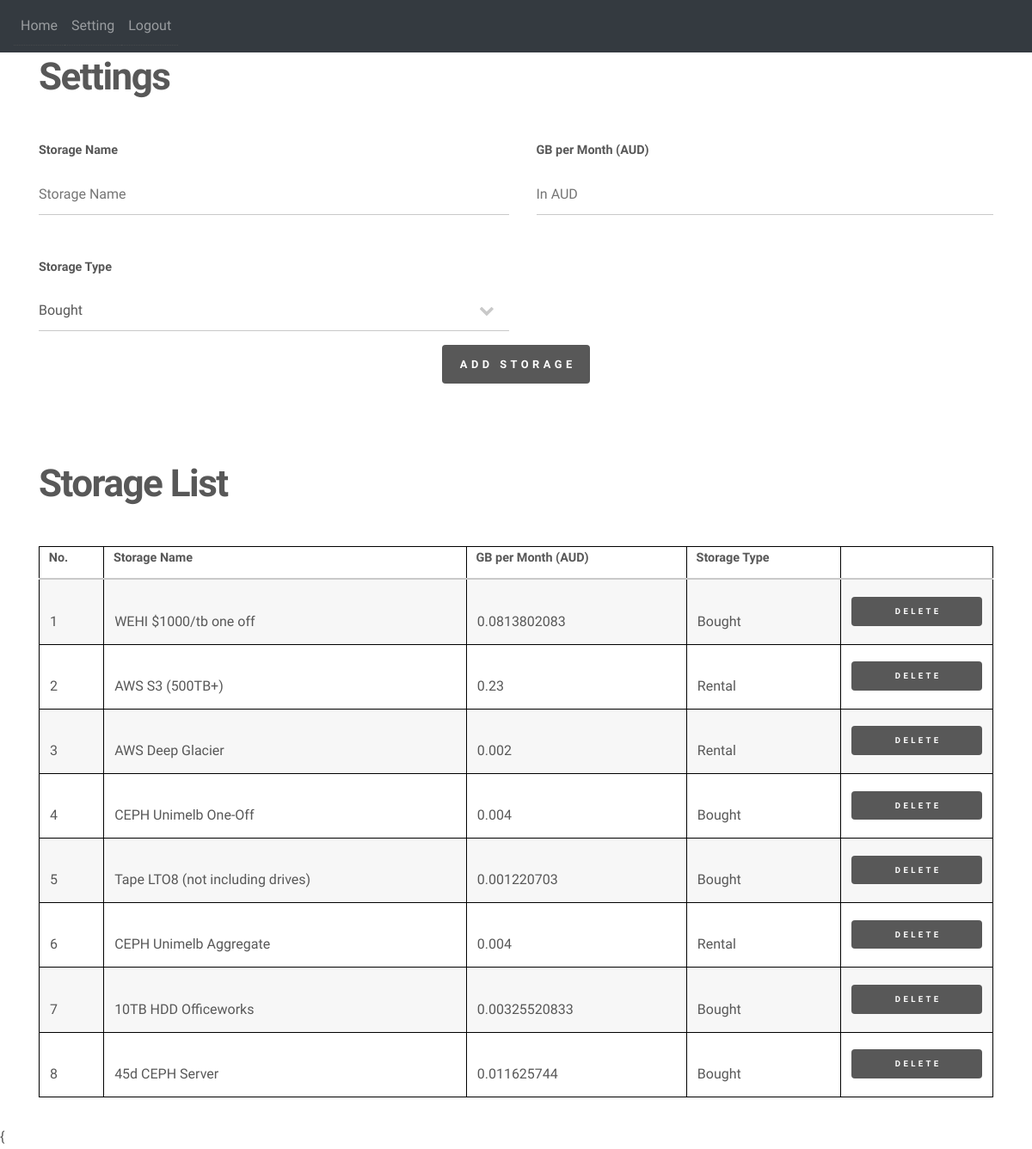
The page /setting (signed in) on the database its author committed.
### website/models.py (models this page shows)
class Storage(db.Model):
    id = db.Column(db.Integer, primary_key = True)
    name = db.Column(db.String(50))
    price = db.Column(db.Float)
    type = db.Column(db.String(15))
    user_id = db.Column(db.Integer, db.ForeignKey('user.id'))

### website/views.py (the view, shortened to what this page needs)
@views.route('/setting', methods=['GET', 'POST'])
@login_required
def setting():
    return render_template("setting.html", user=current_user)

### website/__init__.py (called while the page is built)
def create_app():
    app = Flask(__name__)
    app.config['SECRET_KEY'] = 'hjshjhdjah kjshkjdhjs'
    basedir = path.abspath(path.dirname(__file__))
    app.config['SQLALCHEMY_DATABASE_URI'] = 'sqlite:///' + path.join(basedir, 'database.db')
    db.init_app(app)
    from .views import views
    from .auth import auth
    app.register_blueprint(views, url_prefix='/')
    app.register_blueprint(auth, url_prefix='/')
    app.jinja_env.globals.update(calculate_accmult = calculate_accmult)
    app.jinja_env.globals.update(calculate_cost = calculate_cost)
    from .models import User, History
    create_database(app)
    login_manager = LoginManager()
    login_manager.login_view = 'auth.login'
    login_manager.init_app(app)
    @login_manager.user_loader
    def load_user(id):
        return User.query.get(int(id))
    return app

### website/templates/setting.html (shortened to what this page needs)
{% extends "base.html" %}
{% block content %}
<h1 align="left">Settings</h1>
<form method="POST">
  <div class="row gtr-uniform">
    <div class="col-6 col-12-xsmall form-group">
      <label for="name">Storage Name</label>
      <input type="text" name="name" id ="name" placeholder="Storage Name"/>
    </div>
    <div class = "col-6 col-12-xsmall form-group">
      <label for="price">GB per Month (AUD)</label>
      <input type="text" name="price" id=price" placeholder="In AUD"/>
    </div>
    <div class = "col-6 col-12-xsmall form-group">
      <label for = "storageType">Storage Type</label>
      <select id = "storageType" name = "storageType">
        <option value = "Bought">Bought</option>
      </select>
    </div>
  </div>
  <div align = "center">
    <button type="submit" class="button primary">Add Storage</button>
  </div>
</form>
<br>
<br>
<h1 align = "Left">Storage List</h1>
<div class="table-wrapper">
  <table>
    <thead>
      <tr>
        <th>No.</th>
        <th>Storage Name</th>
        <th>GB per Month (AUD)</th>
        <th>Storage Type</th>
      </tr>
    </thead>
    <tbody>
      {% for storage in user.storage %}
      <tr>
        <td>{{ storage.id }}</td>
        <td>{{ storage.name }}</td>
        <td>{{ storage.price }}</td>
        <td>{{ storage.type }}</td>
        <td>
          <a class="button primary fit small" onClick  = "deleteStorage({{ storage.id }})">Delete</a>
        </td>
      </tr>
      {% endfor %}
    </tbody>
  </table>
</div>
{% endblock %}

### rows shown on the page
Storage: id "1", name "WEHI $1000/tb one off", price "0.0813802083", type "Bought"
Storage: id "2", name "AWS S3 (500TB+)", price "0.23", type "Rental"
Storage: id "3", name "AWS Deep Glacier", price "0.002", type "Rental"
Storage: id "4", name "CEPH Unimelb One-Off", price "0.004", type "Bought"
Storage: id "5", name "Tape LTO8 (not including drives)", price "0.001220703", type "Bought"
Storage: id "6", name "CEPH Unimelb Aggregate", price "0.004", type "Rental"
Storage: id "7", name "10TB HDD Officeworks", price "0.00325520833", type "Bought"
Storage: id "8", name "45d CEPH Server", price "0.011625744", type "Bought"
